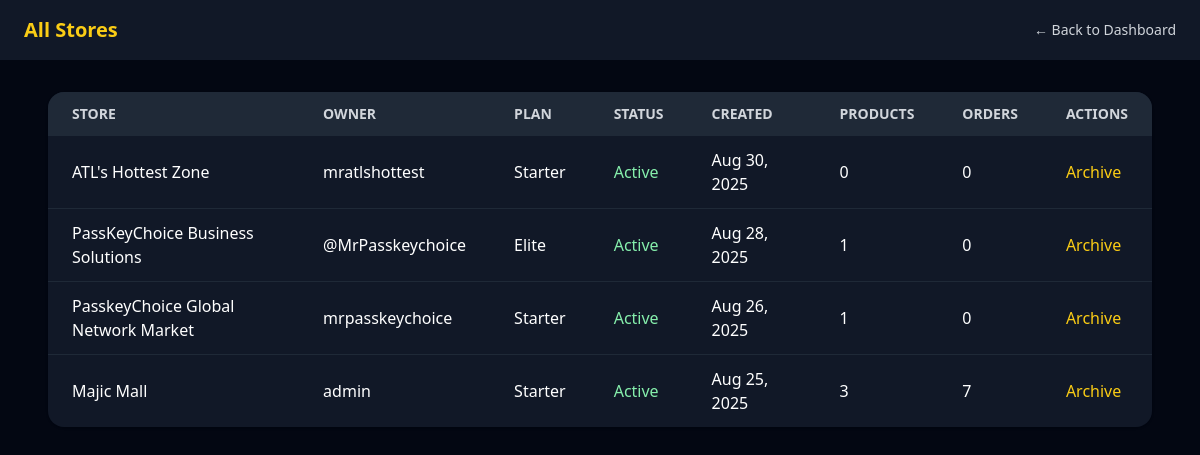
/merchant/stores/ (signed in), run on the app's committed database.
### merchant/models.py (models this page shows, shortened)
class MerchantStore(models.Model):
    PLAN_CHOICES = [
        ("starter", "Starter"),
        ("pro", "Pro"),
        ("elite", "Elite"),
    ]
    owner = models.OneToOneField(
        settings.AUTH_USER_MODEL,
        on_delete=models.CASCADE,
        related_name="merchant_store",
    )
    store_name = models.CharField(max_length=100)
    slogan = models.CharField(max_length=150, blank=True)
    description = models.TextField(blank=True)
    category = models.CharField(max_length=100)
    logo = models.ImageField(upload_to="merchant_logos/", blank=True, null=True)
    plan = models.CharField(max_length=20, choices=PLAN_CHOICES, default="starter")
    created_at = models.DateTimeField(auto_now_add=True)
    is_archived = models.BooleanField(default=False)
    archived_at = models.DateTimeField(blank=True, null=True)

### merchant/views.py (the view)
# urls.py: path("stores/",                             views.admin_store_list,    name="admin-store-list"),
@staff_required
def admin_store_list(request):
    stores = (
        Store.objects.select_related("owner")
        .prefetch_related("products", "orders")
        .order_by("-created_at")
    )
    return render(request, "merchant/stores_admin.html", {"stores": stores})

### merchant/views.py (called while the page is built)
def staff_required(view_func):
    return login_required(
        user_passes_test(lambda u: u.is_staff or u.is_superuser)(view_func)
    )

### merchant/templates/merchant/stores_admin.html (shortened to what this page needs)
{% load static %}
<!doctype html>
<html lang="en">
<head>
  <script src="https://cdn.tailwindcss.com"></script>
</head>
<body class="bg-gray-950 text-white min-h-screen">
  <header class="bg-gray-900 px-6 py-4 flex items-center justify-between">
    <h1 class="text-xl font-bold text-yellow-400">All Stores</h1>
    <nav class="space-x-4 text-sm">
      <a href="{% url 'merchant-dashboard' %}" class="text-gray-300 hover:text-yellow-400">← Back to Dashboard</a>
    </nav>
  </header>
  <main class="max-w-6xl mx-auto px-6 py-8">
    <div class="overflow-x-auto bg-gray-900 rounded-2xl shadow">
      <table class="min-w-full text-left">
        <thead class="bg-gray-800 text-gray-300 uppercase text-sm">
          <tr>
            <th class="px-6 py-3">Store</th>
            <th class="px-6 py-3">Owner</th>
            <th class="px-6 py-3">Plan</th>
            <th class="px-6 py-3">Status</th>
            <th class="px-6 py-3">Created</th>
            <th class="px-6 py-3">Products</th>
            <th class="px-6 py-3">Orders</th>
            <th class="px-6 py-3">Actions</th>
          </tr>
        </thead>
        <tbody class="divide-y divide-gray-800">
          {% for s in stores %}
          <tr class="hover:bg-gray-800">
            <td class="px-6 py-3">{{ s.store_name }}</td>
            <td class="px-6 py-3">{{ s.owner.username }}</td>
            <td class="px-6 py-3">{{ s.get_plan_display }}</td>
            <td class="px-6 py-3">
              {% if s.is_archived %}
                <span class="text-yellow-300">Archived</span>
                {% if s.archived_at %}
                  <span class="text-gray-400 text-xs block">since {{ s.archived_at|date:"M d, Y" }}</span>
                {% endif %}
              {% else %}
                <span class="text-green-300">Active</span>
              {% endif %}
            </td>
            <td class="px-6 py-3">{{ s.created_at|date:"M d, Y" }}</td>
            <td class="px-6 py-3">{{ s.products.count }}</td>
            <td class="px-6 py-3">{{ s.orders.count }}</td>
            <td class="px-6 py-3 space-x-3">
              {% if s.is_archived %}
                <form class="inline" method="post" action="{% url 'admin-store-restore' s.id %}">
                  {% csrf_token %}
                  <button class="text-green-400 hover:underline">Restore</button>
                </form>
                <a href="{% url 'admin-store-purge' s.id %}" class="text-red-400 hover:underline">Purge</a>
              {% else %}
                <a href="{% url 'admin-store-archive' s.id %}" class="text-yellow-400 hover:underline">Archive</a>
              {% endif %}
            </td>
          </tr>
          {% empty %}
          <tr>
            <td colspan="8" class="px-6 py-6 text-center text-gray-400">
              No stores yet.
            </td>
          </tr>
          {% endfor %}
        </tbody>
      </table>
    </div>
  </main>
</body>
</html>

### data on the page
MerchantStore: store_name "ATL's Hottest Zone", owner.username "mratlshottest", plan "Starter", is_archived "Active", created_at "Aug 30, 2025", products.count "0", orders.count "0"
MerchantStore: store_name "PassKeyChoice Business Solutions", owner.username "@MrPasskeychoice", plan "Elite", is_archived "Active", created_at "Aug 28, 2025", products.count "1", orders.count "0"
MerchantStore: store_name "PasskeyChoice Global Network Market", owner.username "mrpasskeychoice", plan "Starter", is_archived "Active", created_at "Aug 26, 2025", products.count "1", orders.count "0"
MerchantStore: store_name "Majic Mall", owner.username "admin", plan "Starter", is_archived "Active", created_at "Aug 25, 2025", products.count "3", orders.count "7"
